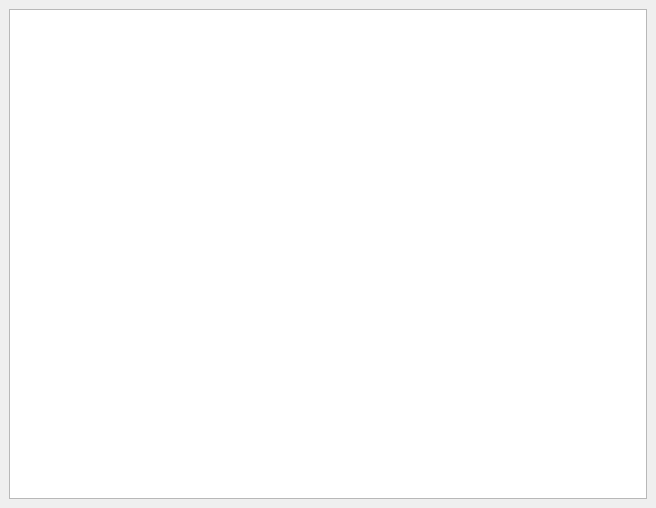
<?xml version="1.0" encoding="UTF-8"?>
<ui version="4.0">
 <class>DWReservationItemSize</class>
 <widget class="QDockWidget" name="DWReservationItemSize">
  <property name="windowModality">
   <enum>Qt::WindowModal</enum>
  </property>
  <property name="geometry">
   <rect>
    <x>0</x>
    <y>0</y>
    <width>656</width>
    <height>508</height>
   </rect>
  </property>
  <property name="floating">
   <bool>true</bool>
  </property>
  <property name="windowTitle">
   <string>Default payments by company</string>
  </property>
  <widget class="QWidget" name="dockWidgetContents">
   <layout class="QHBoxLayout" name="horizontalLayout">
    <item>
     <widget class="QTableWidget" name="tblItem">
      <property name="horizontalScrollBarPolicy">
       <enum>Qt::ScrollBarAlwaysOff</enum>
      </property>
      <property name="editTriggers">
       <set>QAbstractItemView::NoEditTriggers</set>
      </property>
      <attribute name="horizontalHeaderVisible">
       <bool>false</bool>
      </attribute>
      <attribute name="horizontalHeaderDefaultSectionSize">
       <number>200</number>
      </attribute>
      <attribute name="verticalHeaderDefaultSectionSize">
       <number>25</number>
      </attribute>
      <column>
       <property name="text">
        <string>New Column</string>
       </property>
      </column>
      <column>
       <property name="text">
        <string>New Column</string>
       </property>
      </column>
      <column>
       <property name="text">
        <string>New Column</string>
       </property>
      </column>
     </widget>
    </item>
   </layout>
  </widget>
 </widget>
 <resources/>
 <connections/>
</ui>
